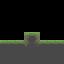

Below is a game level as drawn by its tile map, then a one-line description and the .tmx file that defines it, in full:
An orthogonal 8x8 tile map with 8x8 px tiles, 2 tile layers (foreground, flagmap), 2 tilesets.

<map version="1.0" orientation="orthogonal" renderorder="right-down" width="8" height="8" tilewidth="8" tileheight="8" nextobjectid="1">
 <tileset firstgid="1" name="ztiles-foreground" tilewidth="8" tileheight="8" tilecount="512" columns="16">
  <image source="ztiles-foreground.png" trans="ff00ff" width="128" height="128" />
 </tileset>
 <tileset firstgid="513" name="tiled-collission" tilewidth="8" tileheight="8" tilecount="64" columns="16">
  <image source="../../../tools/assetmanager/tiled-collission.png" trans="ff00ff" width="128" height="32" />
 </tileset>
 <layer name="foreground" width="8" height="8">
  <data encoding="csv">
0,0,0,0,0,0,0,0,
0,0,0,0,0,0,0,0,
0,0,0,0,0,0,0,0,
0,0,0,0,0,0,0,0,
0,0,0,5,4,0,0,0,
1,2,2,37,36,2,2,2,
17,17,17,17,17,17,17,17,
17,17,17,17,17,17,17,17
</data>
 </layer>
 <layer name="flagmap" width="8" height="8">
  <data encoding="csv">
0,0,0,0,0,0,0,0,
0,0,0,0,0,0,0,0,
0,0,0,0,0,0,0,0,
0,0,0,0,0,0,0,0,
0,0,0,513,513,0,0,0,
513,513,513,513,513,513,513,513,
513,513,513,513,513,513,513,513,
513,513,513,513,513,513,513,513
</data>
 </layer>
</map>
